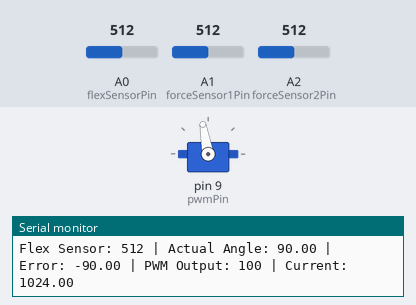
The sketch below on a simulated Arduino Uno, built with avr-gcc and run on an emulated ATmega328P. Parts: servo, the last lines printed to the serial monitor. Inputs (shaded band) come from the test bench; at power-on: A0 (flexSensorPin) = 512, A1 (forceSensor1Pin) = 512, A2 (forceSensor2Pin) = 512.

Above: at 1.2 s.
1.3 s: A0 (flexSensorPin) set to 1023
At 3.5 s:
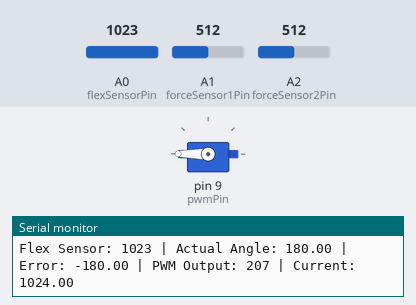
4.3 s: A1 (forceSensor1Pin) set to 472
7.3 s: A2 (forceSensor2Pin) set to 539
10.3 s: A0 (flexSensorPin) set to 716
At 12.9 s:
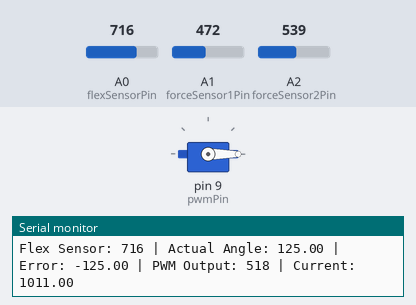
13.3 s: A0 (flexSensorPin) set to 0
Timing chart, 0 to 16.3 s (numbered marks = the images above; inputs shaded):
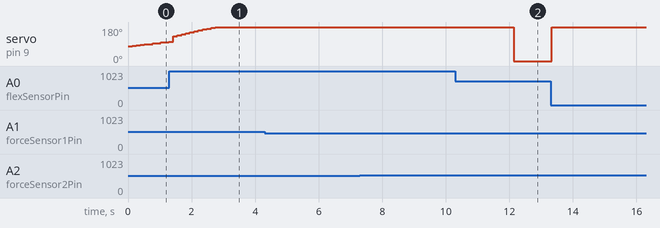

The sketch:

smart_knee_bracelet.ino
```cpp
#include <Servo.h>

// Pin configuration
const int flexSensorPin = A0;  // Analog pin for flex sensor
const int forceSensor1Pin = A1;  // Analog pin for force sensor 1
const int forceSensor2Pin = A2;  // Analog pin for force sensor 2
const int pwmPin = 9;  // PWM pin for servo motor

// Servo and PID controller configuration
Servo myServo;
double Kp = 1.0;  // Proportional gain
double Ki = 0.1;  // Integral gain
double Kd = 0.01;  // Derivative gain
double setpoint = 0.0;  // Desired servo angle

double prevError = 0.0;
double integral = 0.0;

void setup() {
  // Initialize servo and PID controller
  myServo.attach(pwmPin);
  myServo.write(90);  // Initial position
  Serial.begin(9600);
}

void loop() {
  // Read sensor values
  int flexSensorValue = analogRead(flexSensorPin);
  int forceSensor1Value = analogRead(forceSensor1Pin);
  int forceSensor2Value = analogRead(forceSensor2Pin);

  // Calculate actual servo angle (assuming a linear relationship between flex sensor value and angle)
  double actualAngle = map(flexSensorValue, 0, 1023, 0, 180);

  // Calculate error
  double error = setpoint - actualAngle;

  // Calculate PID terms
  double proportional = Kp * error;
  integral += Ki * error;
  double derivative = Kd * (error - prevError);

  // Calculate PID output
  double output = proportional + integral + derivative;

  // Calculate current based on force sensors and torque constant
  double torqueConstant = 1.0;  // Replace with your actual torque constant
  double current = (forceSensor1Value + forceSensor2Value) / torqueConstant;

  // Apply PID output to servo motor
  int pwmValue = map(output, -180, 180, 100, 0);
  myServo.write(pwmValue);

  // Print debug information
  Serial.print("Flex Sensor: ");
  Serial.print(flexSensorValue);
  Serial.print(" | Actual Angle: ");
  Serial.print(actualAngle);
  Serial.print(" | Error: ");
  Serial.print(error);
  Serial.print(" | PWM Output: ");
  Serial.print(pwmValue);
  Serial.print(" | Current: ");
  Serial.println(current);

  // Update previous error
  prevError = error;

  delay(100);
}
```
